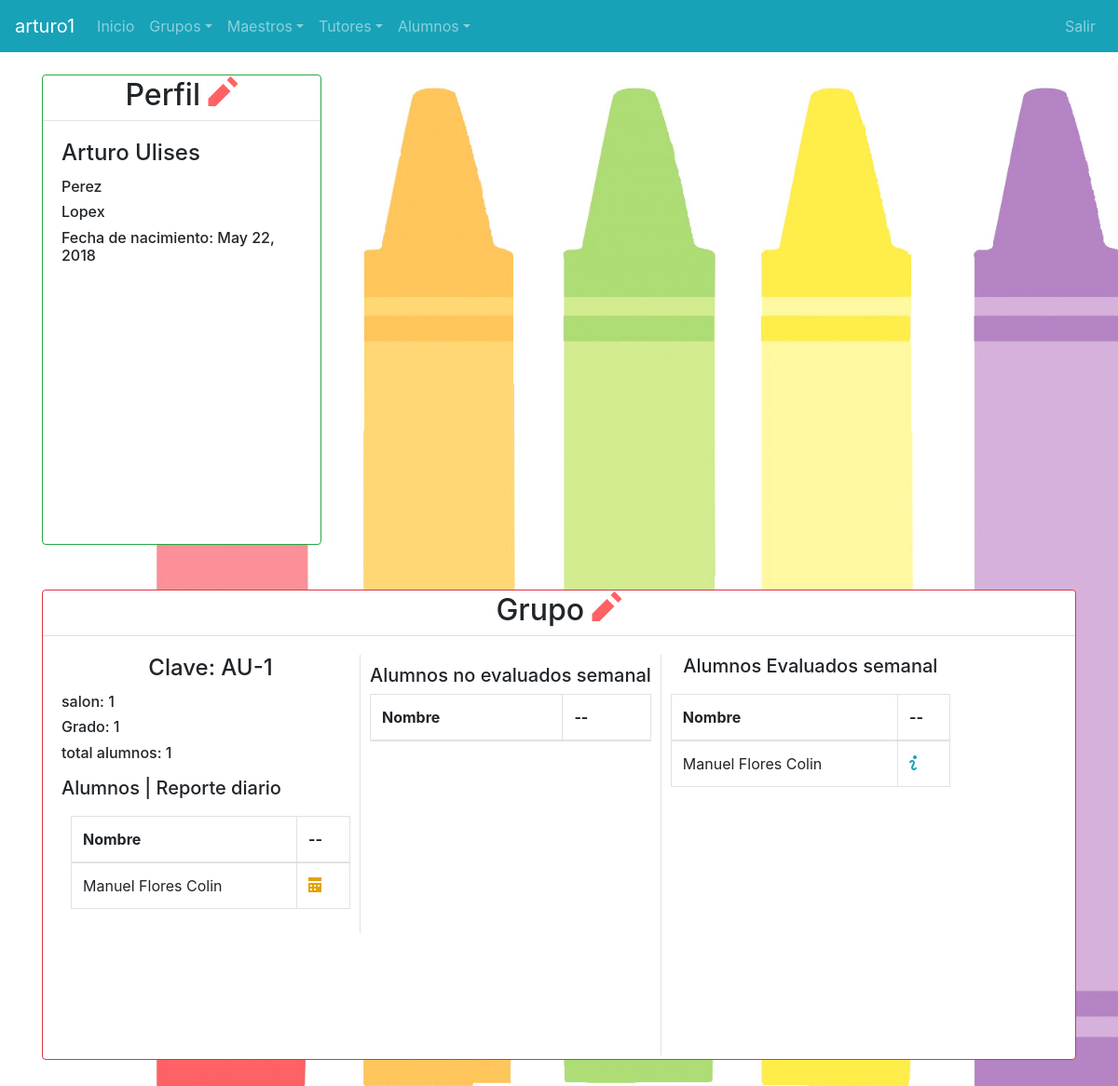
Screenshot of / (signed in) with the database file from the repository.
### padres/models.py (models this page shows)
class Profesor(models.Model):
    pro_nombre = models.OneToOneField(User, on_delete= models.CASCADE, null = True)
    pro_nombres = models.CharField(max_length=80, default='s')
    pro_apellidoPaterno =models.CharField(max_length=70, default = 's')
    pro_apellidoMaterno = models.CharField(max_length=70, default = 's')
    pro_fechaNacimento = models.DateField(default = datetime.now, blank = True)
    def __str__(self):
        return str(self.pro_nombre.username)
    class Meta:
        permissions = (
            ('is_teacher', 'Is_Teacher'),
        )

### maestros/models.py (models this page shows)
class grupos(models.Model):
    gru_clave = models.CharField(max_length = 10)
    gru_maestro = models.ForeignKey(Profesor, on_delete=models.CASCADE, blank=True, null=True, related_name="Maestro")
    gru_alumnos = models.ManyToManyField(alumnos)
    gru_salon = models.CharField(max_length = 10, default='')
    gru_grado = models.IntegerField(null=True)
    def __str__(self):
        return self.gru_clave

### alumnos/models.py (models this page shows, shortened)
class alumnos(models.Model):
    alu_nombre = models.CharField(max_length = 400)
    alu_genero = models.CharField(max_length = 10,default="Masculino")
    alu_tutores = models.ManyToManyField(Tutor)
    alu_vigente = models.BooleanField(default = True)
    alu_fechaIngreso = models.DateField(auto_now_add = True, null=True)
    alu_observaciones = models.CharField(max_length = 2000, null=True)
    alu_foto = models.ImageField(upload_to='media/fotosAlu', null=True, default='media/default/default.jpeg')
    slug = models.SlugField(max_length=24, default=''.join(random.SystemRandom().choice(string.ascii_uppercase + string.digits) for _ in range(24)))

### alumnos/views.py (the view)
# urls.py: url(r'^$',Index, name='index'),
def Index(request):
    user = request.user
    if user.is_active is True:
        if user.is_staff is False :
            if user.has_perm('padres.is_teacher'):
                yar = datetime.now().year
                today = date.today()
                wk = today.isocalendar()[1]
                inicio, fin = get_week_days(yar ,wk)
                prf = Profesor.objects.get(pro_nombre = user)
                grp = grupos.objects.select_related().filter(gru_maestro = prf)
                almGRUP = []
                for k in grp:
                    almGRUP.append({"Alumnos": k.gru_alumnos.all(), "Grupo": k.id})
                evaluacionesArray = []
                for j in range(len(almGRUP)):
                    kj = []
                    for hj in almGRUP[j]['Alumnos']:
                        kj.append(hj.id)
                    diarios = []
                    amevals = []
                    evalpos = []
                    evals =  Evaluacion.objects.filter(E_alumno__id__in = kj).filter(E_fecha__range = [inicio, fin])
                    for nh in evals:
                        amevals.append(nh.E_alumno.id)
                        evalpos.append({"IDA": nh.E_alumno.id, "EvaId": nh.id})
                    diar = DiarioTrabajo.objects.select_related().filter(DT_fecha = today).filter(DT_alumno__id__in = kj)
                    idDiar = []
                    aluDiar = []
                    for ml in diar:
                        idDiar.append(ml.id)
                        aluDiar.append(ml.DT_alumno.id)
                    diarios.append({"Diario": idDiar, "Alumno": aluDiar})
                    evaluacionesArray.append({"Grupo": almGRUP[j]['Grupo'], "Alumnos": amevals, "EvalId": evalpos, "Diario": diarios})
                ctx = {"Perfil": prf, "Grupos": grp, "Evaluados": evaluacionesArray}
                print(ctx)
            if user.has_perm('padres.is_tutorr'):
                tur = Tutor.objects.get(tut_nombre = user)
                alm = alumnos.objects.filter(alu_tutores__in = [tur])
                ctx = {"Alumno":alm}
            return render(request,'alumnos/index.html', ctx)
        else:
            return render(request,'alumnos/index.html')
    return render(request,'alumnos/index.html')

### alumnos/views.py (called while the page is built)
def get_week_days(year, week):
    d = date(year,1,1)
    if(d.weekday()>3):
        d = d+timedelta(7-d.weekday())
    else:
        d = d - timedelta(d.weekday())
    dlt = timedelta(days = (week-1)*7)
    return d + dlt,  d + dlt + timedelta(days=6)

### templates/alumnos/index.html (shortened to what this page needs)
 {% extends 'base.html' %}
{% block content %}
{% if user.is_staff is False %}
{% if perms.padres.is_tutorr %}
    {% for alm in Alumno %}
<div class="mr-md-3 mt-4 mb-4 card border rounded border-warning float-left " style="max-width:300px; height: 600px;">
<img src="{{ alm.alu_foto.url }}" class="card-img-top border-bottom"/>
    <div class="card-body border-bottom">
<h2 class="form-label text-center">Alumno</h2>
    </div>
    <div class="card-body">
        <div class="form-inline form-group">
            <h4 class="card-title">{{alm.alu_nombre}}</h4>
            <h6>Fecha de ingreso: {{alm.alu_fechaIngreso}}</h6>
            <p class="w-100 card-text">{{alm.alu_observaciones}}</p>
            <h5 class="w-100" >Evaluacion semanal<span onclick="window.open('reporte/evallu/{{alm.slug}}')" style="color: #17a2b8;" class="oi oi-info"></span></h5>
            <h5 class="w-100" >Evaluacion diaria<span onclick="window.open('reporte/diarioalu/{{alm.slug}}')" style="color: #17a2b8;" class="oi oi-info"></span></h5>
        </div>
    </div>
</div>
{%endfor%}
    {% elif perms.padres.is_teacher %}
    <div class="w-100">
    <div class="mx-a mt-4 mb-4 card border rounded border border-success float-left" style="width:300px; height: 505px;">
                    <div class="border-bottom">
                        <h2 class="form-label text-center">Perfil <span style="color: #fe6265;" title="Modificar" class="oi oi-pencil" onclick="window.open('/actualiza/maestro/{{Perfil.pro_nombre}}')"></span></h2>
                    </div>
                    <div class="card-body">
                        <div class="form-group">
                            <h4 class="card-title">{{Perfil.pro_nombres}}</h4>
                            <h6 class="card-text">{{Perfil.pro_apellidoPaterno}}</h6>
                            <h6 class="card-text">{{Perfil.pro_apellidoMaterno}}</h6>
                            <h6>Fecha de nacimiento: {{Perfil.pro_fechaNacimento}}</h6>
                        </div>
                    </div>
        </div>
    </div>
    {% load inclusion_tags %}
        {% for gp in Grupos %}
<div class="mr-md-3 mt-4 mb-4 card w-100 border rounded border-danger float-left " style="height: 505px;">
    <div class=" border-bottom">
<h2 class="form-label text-center">Grupo  <span title="Editar" class="oi oi-pencil" style="color: #fe6265;" onclick="window.open('/actualiza/grupo/{{gp.id}}')"></span></h2>
    </div>
    <div class="card-body">
        <div class="float-left border-right" style="min-width: 320px;">
        <div class="form-group" style="width: 100%;">
            <h4 class="card-title w-100 text-center">Clave: {{gp.gru_clave}}</h4>
            <h6 class="w-100">salon: {{gp.gru_salon}}</h6>
            <h6 class="w-100">Grado: {{gp.gru_grado}}</h6>
            <h6 class="w-100">total alumnos: {{gp.gru_alumnos.all|length}}</h6>
        </div>
            <h5 class="w-100">Alumnos | Reporte diario</h5>
        <div class="float-left" style="padding: 10px; max-height: 242px; overflow-x: auto; min-width: 320px;">
        <table class="table table-bordered" >
            <thead>
                <tr>
                    <th>Nombre</th>
                    <th>--</th>
                </tr>
            </thead>
            <tbody>
                {% for e in Evaluados %}
                {% if e.Grupo == gp.id %}
                {% for x in gp.gru_alumnos.all %}
                <tr><td>{{x.alu_nombre}}</td>
                    {% if x.id in e.Diario.0.Alumno %}
                        {% with e.Diario.0.Alumno|get_at_index:x.id as indice %}
                        <td onclick="window.location='detalle/evaluacion/diario/{{e.Diario.0.Diario.0}}'" title="Ver evaluacion" id="{{ e.Diario.0.Diario|get_data:indice }}"><span style="color: #17a2b8;" class="oi oi-info"></span></td>
                        {% endwith %}
                    {% else %}
                    <td onclick="window.location='/diario/{{x.slug}}'" title="Evaluar"><span style="color: #e4a200;" class="oi oi-calendar" aria-hidden="true"> </span></td>
                    {% endif %}
                </tr>
                {% endfor %}
                {% endif  %}
                {% endfor %}
            </tbody>
        </table>
    </div>
        </div>
        <div class="float-left mx-auto border-right" style="padding: 10px; height: 430px; min-width: 320px;">
            <h5 class="w-100 text-center" >Alumnos no evaluados semanal</h5>
            <div  style="height: 400px; overflow-x: auto;">
            <table id="NoEvals" class="table table-bordered">
            <thead><tr>
                    <th>Nombre</th>
                    <th>--</th>
                </tr>
            </thead>
        </table>
    </div>
        </div>
        <div class="float-left" style="height: 430px; min-width: 320px">
            <h5 class="w-100 text-center">Alumnos Evaluados semanal</h5>
            <div style="padding: 10px; height: 480px; overflow-x: auto;">
            <table id="Evals" style="padding: 10px;" class="table table-bordered" >
            <thead>
                <tr>
                    <th>Nombre</th>
                    <th>--</th>
                </tr>
            </thead>
            <tbody>
                {% for e in Evaluados %}
                {%if e.Grupo == gp.id%}
                {% for x in gp.gru_alumnos.all %}
                {% if x.id in e.Alumnos %}
                    <tr>
                        <td>{{x.alu_nombre}}</td>
                        {%for ev in e.EvalId %}
                        {% if ev.IDA == x.id %}
                        <td onclick="window.location ='/detalle/evaluacion/semanal/{{ev.EvaId}}'" title="Mas informacion"><span style="color: #17a2b8;" class="oi oi-info"></span></td>
                        {% endif %}
                        {% endfor %}
                    </tr>
                  {% endif %}
                {% endfor %}
                  {% endif %}
                {% endfor %}
            </tbody>
        </table>
        </div>
    </div>
    </div>
</div>
                {% endfor %}
{% endif %}
{% endif %}
{% endblock %}

### templates/base.html (shortened to what this page needs)
<!DOCTYPE html>
<html>
 {% load staticfiles %}
{% load inclusion_tags %}
    <head>
    <link href="{% static 'css/open-iconic-bootstrap.css' %}" rel="stylesheet">
   <link rel="stylesheet" href="{% static 'css/bootstrap.css' %}">
    <link rel="stylesheet" href="{% static 'css/offcanvas.css' %}">
    <link rel="stylesheet" href="{% static 'css/base.css' %}">
    </head>
<body style="background-image: url('/media/media/back/backGP.jpg'); background-repeat: no-repeat; background-attachment: fixed; background-size: cover; overflow-x: initial;">
        {% if user.is_authenticated %}
    <nav class="navbar navbar-expand-sm fixed-top bg-info navbar-dark">
    {% if perms.padres.is_teacher  %}
      <a class="navbar-brand" href="/"> {{ user.username }}</a>
      {% else %}
      <label class="navbar-brand"> {{ user.username }}</label>
{% endif %}
      <div class="navbar-collapse offcanvas-collapse" id="navbarsExampleDefault">
        <ul class="navbar-nav mr-auto">
          <li class="nav-item">
            <a class="nav-link" href="/">Inicio</a>
          </li>
    {% if perms.padres.is_teacher  %}
            <li class="nav-item">
           <li class="nav-item dropdown">
            <a class="nav-link dropdown-toggle" id="dropdown01" data-toggle="dropdown" aria-haspopup="true" aria-expanded="false">Grupos</a>
          </li>
          <li class="nav-item">
           <li class="nav-item dropdown">
            <a class="nav-link dropdown-toggle" id="dropdown01" data-toggle="dropdown" aria-haspopup="true" aria-expanded="false">Maestros</a>
          </li>
          <li class="nav-item dropdown">
            <a class="nav-link dropdown-toggle" id="dropdown01" data-toggle="dropdown" aria-haspopup="true" aria-expanded="false">Tutores</a>
          <li class="nav-item dropdown">
            <a class="nav-link dropdown-toggle" id="dropdown01" data-toggle="dropdown" aria-haspopup="true" aria-expanded="false">Alumnos</a>
          </li>
        {% endif %}
        </ul>
        <form class="form-inline my-2 my-lg-0">
         <ul class="navbar-nav mr-auto">
            <li class="nav-item">
            <a class="nav-link" href="/cerrar">Salir</a>
          </li>
            </ul>
        </form>
      </div>
    </nav>
        {% else %} <meta http-equiv="refresh" content="0; URL=../login" /> {% endif %}
    <div class="container">
{% block content %}
{% endblock %}
    </div>
</body>
</html>

### alumnos/static/css/offcanvas.css (style rules this page uses)
html, body { overflow-x: hidden; }
body { padding-top: 56px; }
.border-bottom { border-bottom: 1px solid #e5e5e5; }

### rows the page displays
Profesor: pro_nombres "Arturo Ulises", pro_apellidoPaterno "Perez", pro_apellidoMaterno "Lopex", pro_fechaNacimento "May 22, 2018"
grupos: gru_clave "AU-1", gru_salon "1", gru_grado "1", gru_alumnos.all|length "1"
alumnos: alu_nombre "Manuel Flores Colin"

### other values shown
{{ user.username }} "arturo1"
